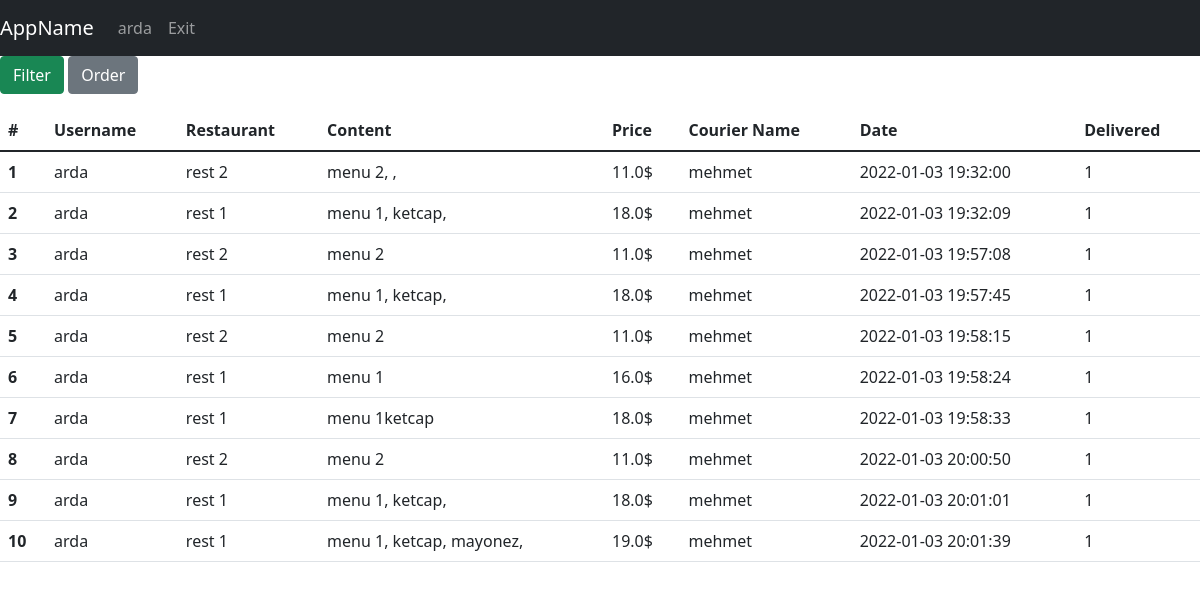
Page /orders (signed in) on the committed database.
### tables this page shows
CREATE TABLE foodOrder(id INTEGER PRIMARY KEY,content TEXT,orderDate Date DEFAULT (datetime('now','localtime')),totalPrice REAL, is_delivered INTEGER DEFAULT(0), is_reviewed INTEGER DEFAULT(0), restaurantId INTEGER, courierID int REFERENCES couriers(id) ON UPDATE CASCADE, userUserName varchar(30) REFERENCES users(username) ON UPDATE CASCADE, FOREIGN KEY(restaurantId) REFERENCES restaurant(id));

CREATE TABLE restaurant(id INTEGER PRIMARY KEY, restaurantName varchar(30),address varchar(250),lat Text,lng Text,isOpen binary,averageRating REAL);

CREATE TABLE couriers(id INTEGER PRIMARY KEY,name TEXT,is_available TEXT,lat REAL,lng, orderId int REFERENCES foodOrder(id) ON UPDATE CASCADE);

### app.py (the view)
@app.route("/orders", methods=["GET", "POST"])
def allOrders():
    with sqlite3.connect(DATABASE) as database:
        cursor = database.cursor()
    if request.method == "POST":
        if 'order' in request.form:
            orderBy = request.form['orderBy']
            if session["isFiltered"] == False:
                "SELECT foodOrder.id, content, orderDate, totalPrice, is_delivered,  userUserName, "
                "FROM foodOrder INNER JOIN couriers ON foodOrder.courierID = couriers.id INNER JOIN restaurant ON foodOrder.restaurantId = restaurant.id"
                command = "SELECT foodOrder.id,content,orderDate,totalPrice,is_delivered,couriers.name as courier_name, userUserName, " \
                          "restaurant.restaurantName as restaurant_name" \
                          " FROM foodOrder INNER JOIN couriers ON foodOrder.courierID = couriers.id INNER JOIN restaurant ON foodOrder.restaurantId = restaurant.id" \
                          " ORDER BY "+str(orderBy)
                cursor.execute(command)
                query = cursor.fetchall()
                session["filteredData"]["orders"] = query
            else:
                df = pd.DataFrame(session["filteredData"]["orders"],
                                  columns=['id','content', 'orderDate','totalPrice','is_delivered','courier_name','userUserName', 'restaurant_name'])
                df = df.sort_values(by=orderBy)
                session["filteredData"]["orders"] = df.values.tolist()
        if 'filter' in request.form:
            filtered_cols, expected_vals = [], []
            q = ""
            for c in request.form.keys():
                if request.form[c] != '' and request.form[c] != "filter":
                    if request.form[c] == "on":
                        filtered_cols.append("is_delivered")
                        expected_vals.append(1)
                    else:
                        filtered_cols.append(c)
                        expected_vals.append(request.form[c])
            if len(expected_vals) > 0:
                if filtered_cols[0] != "is_delivered" and filtered_cols[0] != "maxprice" and filtered_cols[0] != "minprice":
                    q += filtered_cols[0]+" LIKE "+f"'%{expected_vals[0]}%'"
                else:
                    q += " is_delivered = 1 "
                if len(expected_vals) > 1:
                    for index in range(1, len(expected_vals)):
                        if filtered_cols[index] != "is_delivered":
                            q += " and " + filtered_cols[index]+" LIKE " + f"'%{expected_vals[index]}%'"
                    if filtered_cols.count("is_delivered") > 0:
                        q += " and is_delivered = 1 "
                command = "SELECT foodOrder.id,content,orderDate,totalPrice,is_delivered,couriers.name as courier_name, userUserName, restaurant.restaurantName as restaurant_name " \
                          "FROM foodOrder INNER JOIN couriers ON foodOrder.courierID = couriers.id INNER JOIN restaurant ON foodOrder.restaurantId = restaurant.id " \
                          "and " + q + "ORDER BY foodOrder.id"
                cursor.execute(command)
                query = cursor.fetchall()
                session["filteredData"]["orders"] = query
            else:
                session["filteredData"] = getAllDbData(toGet=["orders"])
                print(session["filteredData"])
            session["isFiltered"] = True
    else:
        session["filteredData"] = getAllDbData(toGet=["orders"])
        session["isFiltered"] = False
    return render_template("admin/list_operations/list_orders.html", username=session["username"],
                           data=session["filteredData"])

### app.py (called while the page is built)
def getOrders(cursor, limit=None):
    if limit != None:
        cursor.execute("SELECT foodOrder.id, content, orderDate, totalPrice, is_delivered, couriers.name, userUserName, restaurant.restaurantName "
                   "FROM foodOrder INNER JOIN couriers ON foodOrder.courierID = couriers.id INNER JOIN restaurant ON foodOrder.restaurantId = restaurant.id LIMIT ?",(limit,))
    else:
        cursor.execute("SELECT foodOrder.id, content, orderDate, totalPrice, is_delivered, couriers.name, userUserName, restaurant.restaurantName "
                   "FROM foodOrder INNER JOIN couriers ON foodOrder.courierID = couriers.id INNER JOIN restaurant ON foodOrder.restaurantId = restaurant.id")
    query = cursor.fetchall()
    return query

def getAllDbData(toGet, limit=None):
    with sqlite3.connect(DATABASE) as database:
        cursor = database.cursor()
    data = {}
    for entity in toGet:
        if entity == "couriers":
            data[entity] = getCouriers(cursor, limit)
        if entity == "users":
            data[entity] = getUsers(cursor, limit)
        if entity == "restaurant":
            data[entity] = getRestaurants(cursor, limit)
        if entity == "menu":
            data[entity] = getMenus(cursor, limit)
        if entity == "orders":
            data[entity] = getOrders(cursor, limit)
        if entity == "reviews":
            data[entity] = getReviews(cursor, limit)
        else:
            pass
    return data

### templates/admin/list_operations/list_orders.html (shortened to what this page needs)
{% extends 'base.html' %}
{% block navbar %}
<nav class="navbar navbar-expand-lg navbar-dark bg-dark">
    <a class="navbar-brand" href="#">AppName</a>
    <div class="collapse navbar-collapse" id="navbarNav">
        <ul class="navbar-nav">
          <li class="nav-item active"><a class="nav-link" href="/">{{username}}</a></li>
          <li class="nav-item active"><a class="nav-link" href="/exit">Exit</a></li>
        </ul>
    </div>
</nav>
{% endblock %}
{% block body %}
    <p>
  <a class="btn btn-success" data-toggle="collapse" href="#filter" role="button" aria-expanded="false" aria-controls="filter">Filter</a>
  <button class="btn btn-secondary" type="button" data-toggle="collapse" data-target="#order" aria-expanded="false" aria-controls="order">Order</button>
    </p>
    <div>
    <table class="table">
      <thead class="thead-dark">
        <tr>
            <th scope="col">#</th>
            <th scope="col">Username</th>
            <th scope="col">Restaurant</th>
            <th scope="col">Content</th>
            <th scope="col">Price</th>
            <th scope="col">Courier Name</th>
            <th scope="col">Date</th>
            <th scope="col">Delivered</th>
        </tr>
      </thead>
      <tbody>
        {%for i in range(data["orders"]|length)%}
                <tr>
                  <th scope="row">{{ i+1 }}</th>
                  <td>{{ data["orders"][i][6] }}</td>
                  <td>{{ data["orders"][i][7] }}</td>
                  <td>{{ data["orders"][i][1] }}</td>
                  <td>{{ data["orders"][i][3] }}$</td>
                  <td>{{ data["orders"][i][5] }}</td>
                  <td>{{ data["orders"][i][2] }}</td>
                  <td>{{ data["orders"][i][4] }}</td>
                </tr>
        {%endfor%}
      </tbody>
    </table>
</div>
{% endblock %}

### rows in the picture
foodOrder: userUserName "arda", content "menu 2, ,", totalPrice "11.0", orderDate "2022-01-03 19:32:00", is_delivered "1"
restaurant: restaurantName "rest 2" "rest 2" "rest 2" "rest 2"
couriers: name "mehmet" "mehmet" "mehmet" "mehmet" "mehmet" "mehmet" "mehmet" "mehmet" "mehmet" "mehmet"
foodOrder: userUserName "arda", content "menu 1, ketcap,", totalPrice "18.0", orderDate "2022-01-03 19:32:09", is_delivered "1"
restaurant: restaurantName "rest 1" "rest 1" "rest 1" "rest 1" "rest 1" "rest 1"
foodOrder: userUserName "arda", content "menu 2", totalPrice "11.0", orderDate "2022-01-03 19:57:08", is_delivered "1"
foodOrder: userUserName "arda", content "menu 1, ketcap,", totalPrice "18.0", orderDate "2022-01-03 19:57:45", is_delivered "1"
foodOrder: userUserName "arda", content "menu 2", totalPrice "11.0", orderDate "2022-01-03 19:58:15", is_delivered "1"
foodOrder: userUserName "arda", content "menu 1", totalPrice "16.0", orderDate "2022-01-03 19:58:24", is_delivered "1"
foodOrder: userUserName "arda", content "menu 1ketcap", totalPrice "18.0", orderDate "2022-01-03 19:58:33", is_delivered "1"
foodOrder: userUserName "arda", content "menu 2", totalPrice "11.0", orderDate "2022-01-03 20:00:50", is_delivered "1"
foodOrder: userUserName "arda", content "menu 1, ketcap,", totalPrice "18.0", orderDate "2022-01-03 20:01:01", is_delivered "1"
foodOrder: userUserName "arda", content "menu 1, ketcap, mayonez,", totalPrice "19.0", orderDate "2022-01-03 20:01:39", is_delivered "1"

### other values in the picture
{{ username }} "arda"
{{ i+1 }} "1" "2" "3" "4" "5" "6" "7" "8" "9" "10"
